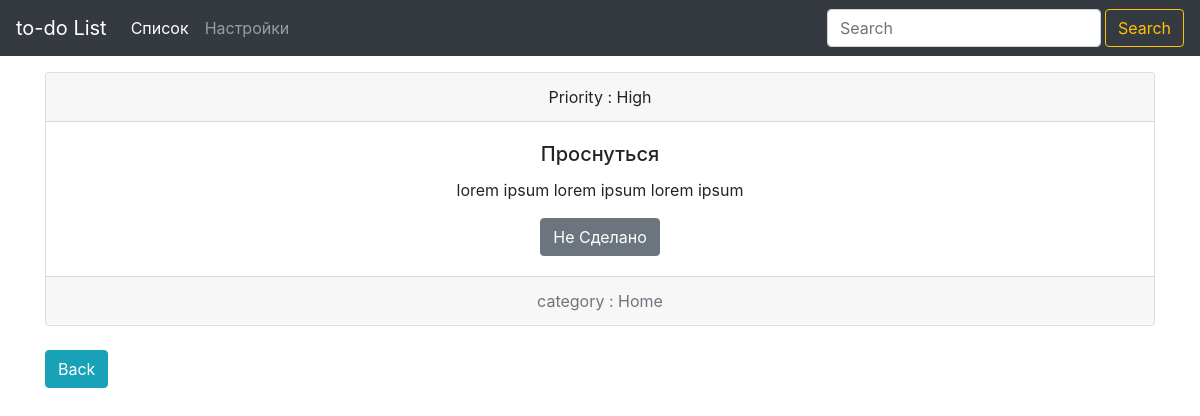
The page /list/detail/17 on the database as committed earlier.
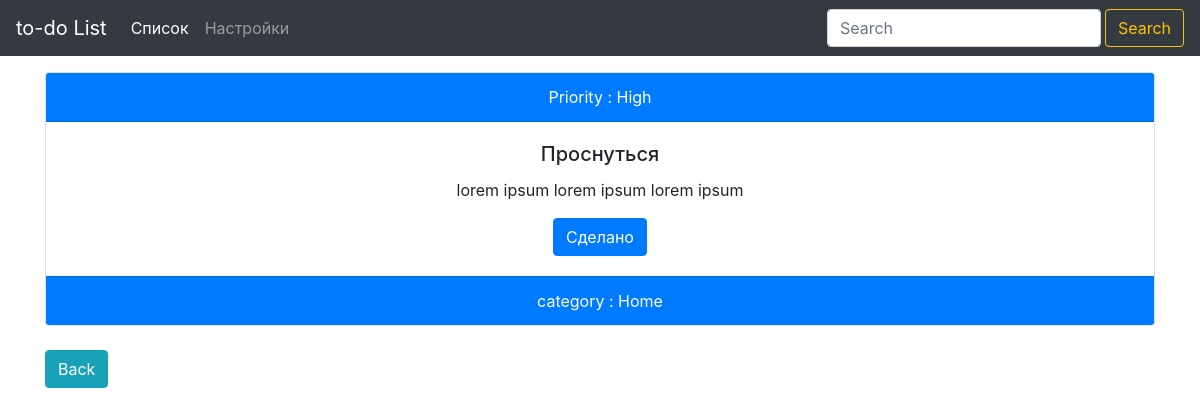
The same page on the database as committed later.
### list/models.py (models this page shows, shortened)
class List(models.Model):
    item = models.CharField(max_length=200)
    completed = models.BooleanField(default=False)
    category = models.CharField(max_length=50, default='')
    priority = models.CharField(max_length=50, default='')
    subitem = models.TextField(max_length=300, default='', blank=True)

### list/views.py (the view)
# urls.py: url('detail/(?P<detail_id>[0-9]+)', views.detail, name='detail'),
def detail(request, detail_id):
    detail_item = List.objects.get(id=detail_id)
    context = {
        'Title' : 'Detail',
        'detail_item' : detail_item,
    }
    return render (request, 'list/detail.html', context)

### list/templates/list/detail.html (shortened to what this page needs)
{% extends 'base.html' %}
{% block content %}
<div class=" container  pt-4">
    {% if detail_item.completed %}
        <div class="card text-center ">
            <div class="text-white card-header bg-primary">
            Priority :  {{detail_item.priority}}
            </div>
            <div class="card-body">
            <h5 class="card-title">{{detail_item.item}}</h5>
            <p class="card-text">{{detail_item.subitem}}</p>
            <a href="{% url 'list:uncross' detail_item.id  %}" class="btn btn-primary">Сделано</a>
            </div>
            <div class="card-footer text-muted-white bg-primary text-white">
            category :  {{detail_item.category}}
            </div>
        </div>
    {% else %}
        <div class="card text-center ">
            <div class=" card-header">
            Priority :  {{detail_item.priority}}
            </div>
            <div class="card-body">
            <h5 class="card-title">{{detail_item.item}}</h5>
            <p class="card-text">{{detail_item.subitem}}</p>
            <a href="{% url 'list:cross_off' detail_item.id  %}" class="btn btn-secondary">Не Сделано</a>
            </div>
            <div class="card-footer text-muted">
            category :  {{detail_item.category}}
            </div>
        </div>
    {% endif %}
    <div class= 'pt-4'>
     <a href="{% url 'list:index' %} " class="btn btn-info">Back</a>
    </div>
</div>
{% endblock content %}

Rows that differ between the two databases and show on the page:
changed List "Проснуться": completed False → True (drawn)
Other text that changed with them:
text no longer shown: "Не Сделано"
text now shown: "Сделано"
